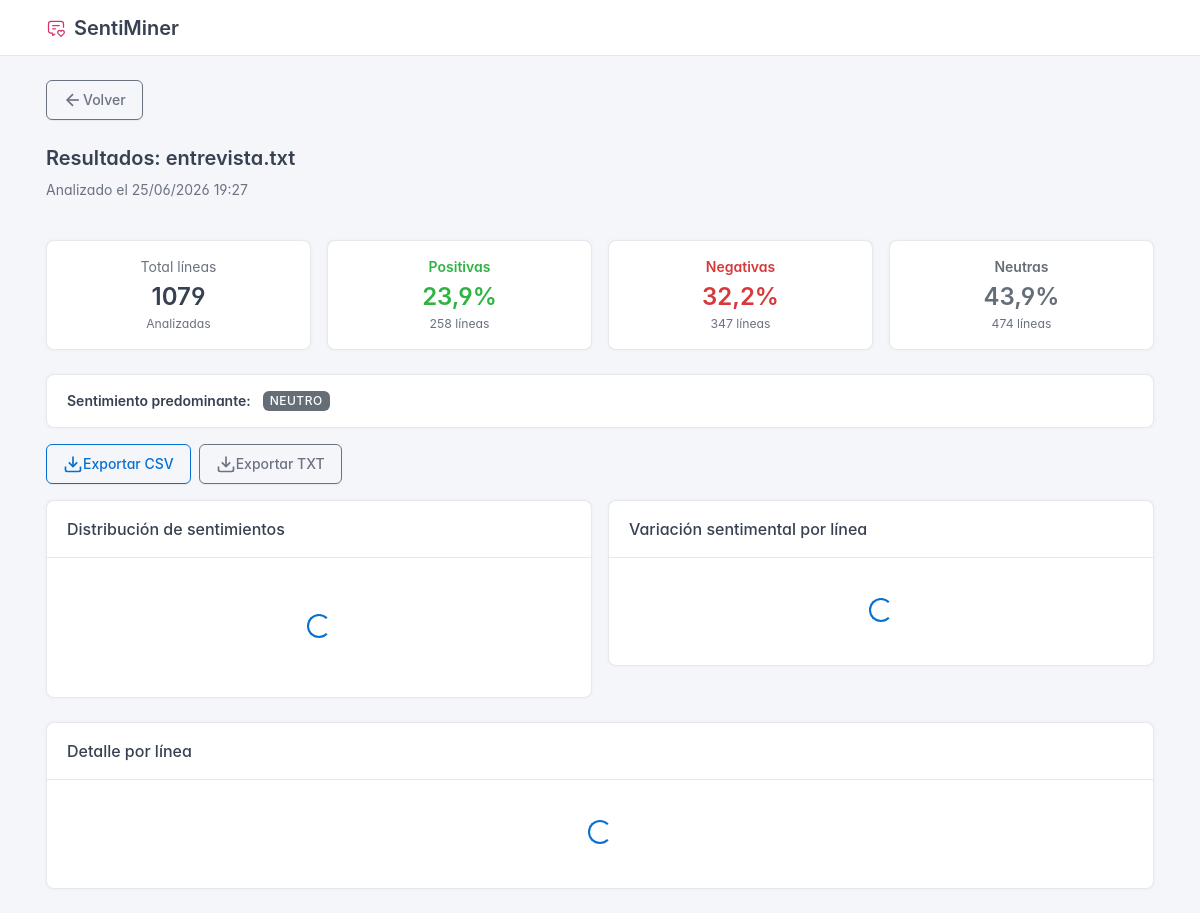
Page /resultados/2/ on the earlier database version.
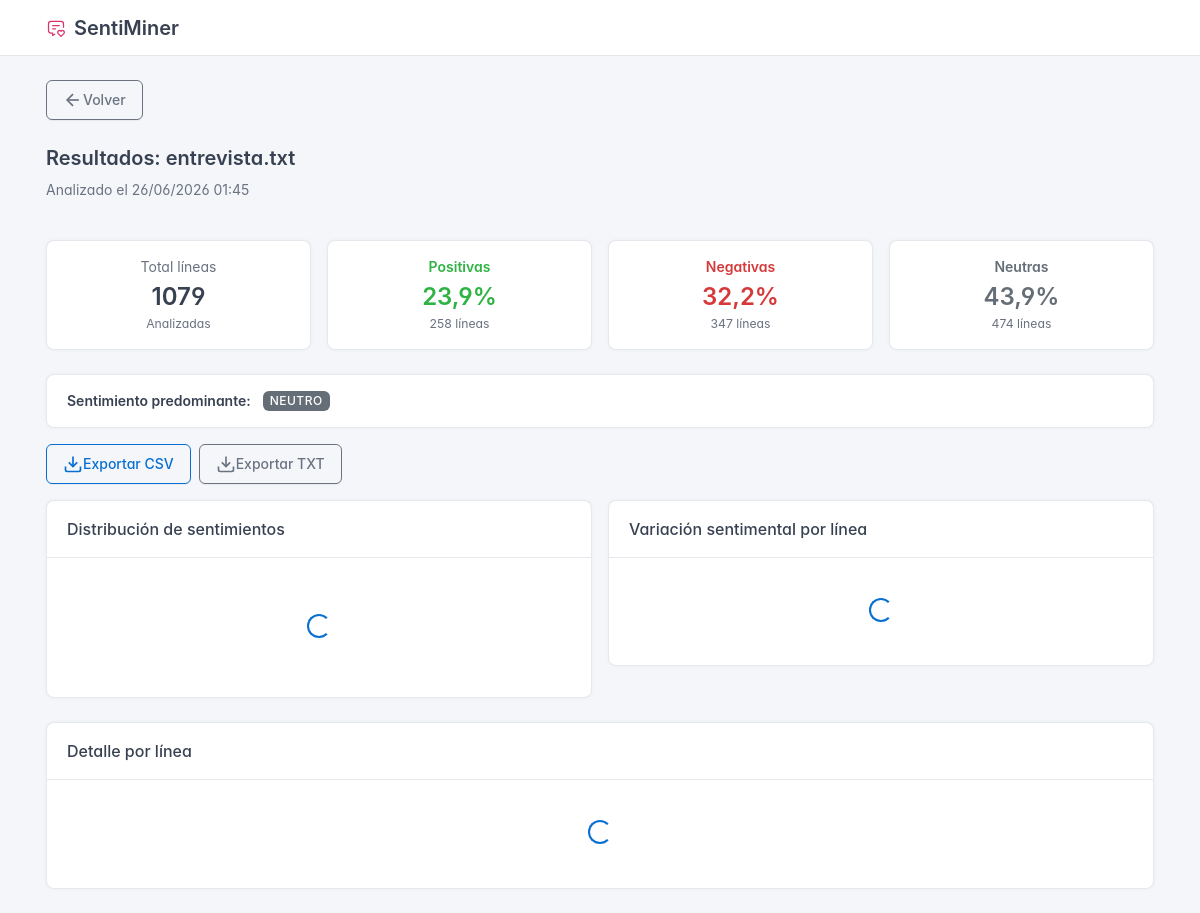
Same page on the later database version.
### sentiminer/models.py (models this page shows, shortened)
class ArchivoAnalisis(models.Model):
    nombre_original = models.CharField(max_length=255)
    contenido = models.TextField()
    fecha_subida = models.DateTimeField(auto_now_add=True)
    class Meta:
        verbose_name = "Archivo de Análisis"
        verbose_name_plural = "Archivos de Análisis"
        ordering = ['-fecha_subida']

### sentiminer/views.py (the view)
# urls.py: path('resultados/<int:archivo_id>/', views.resultados, name='resultados'),
def resultados(request, archivo_id):
    archivo = get_object_or_404(ArchivoAnalisis, pk=archivo_id)
    resumen = get_object_or_404(ResumenAnalisis, archivo=archivo)
    lineas = ResultadoLinea.objects.filter(archivo=archivo)
    return render(request, 'sentiminer/resultados.html', {
        'archivo': archivo,
        'resumen': resumen,
        'lineas': lineas,
    })

### sentiminer/templates/sentiminer/resultados.html (shortened to what the changed rows need)
{% extends 'sentiminer/base.html' %}
{% block content %}
<div class="row mb-4">
    <div class="col-12">
        <h2>Resultados: {{ archivo.nombre_original }}</h2>
        <p class="text-secondary">Analizado el {{ archivo.fecha_subida|date:"d/m/Y H:i" }}</p>
    </div>
</div>
{% endblock %}

Differences in the rows shown:
changed ArchivoAnalisis "entrevista.txt": fecha_subida "25/06/2026 19:27" → "26/06/2026 01:45"
